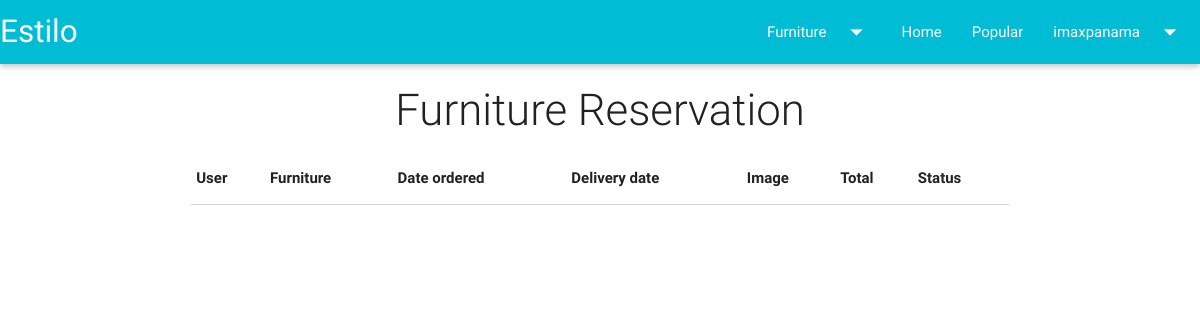
Before: /u-ver-reser.php (signed in) with the older database file.
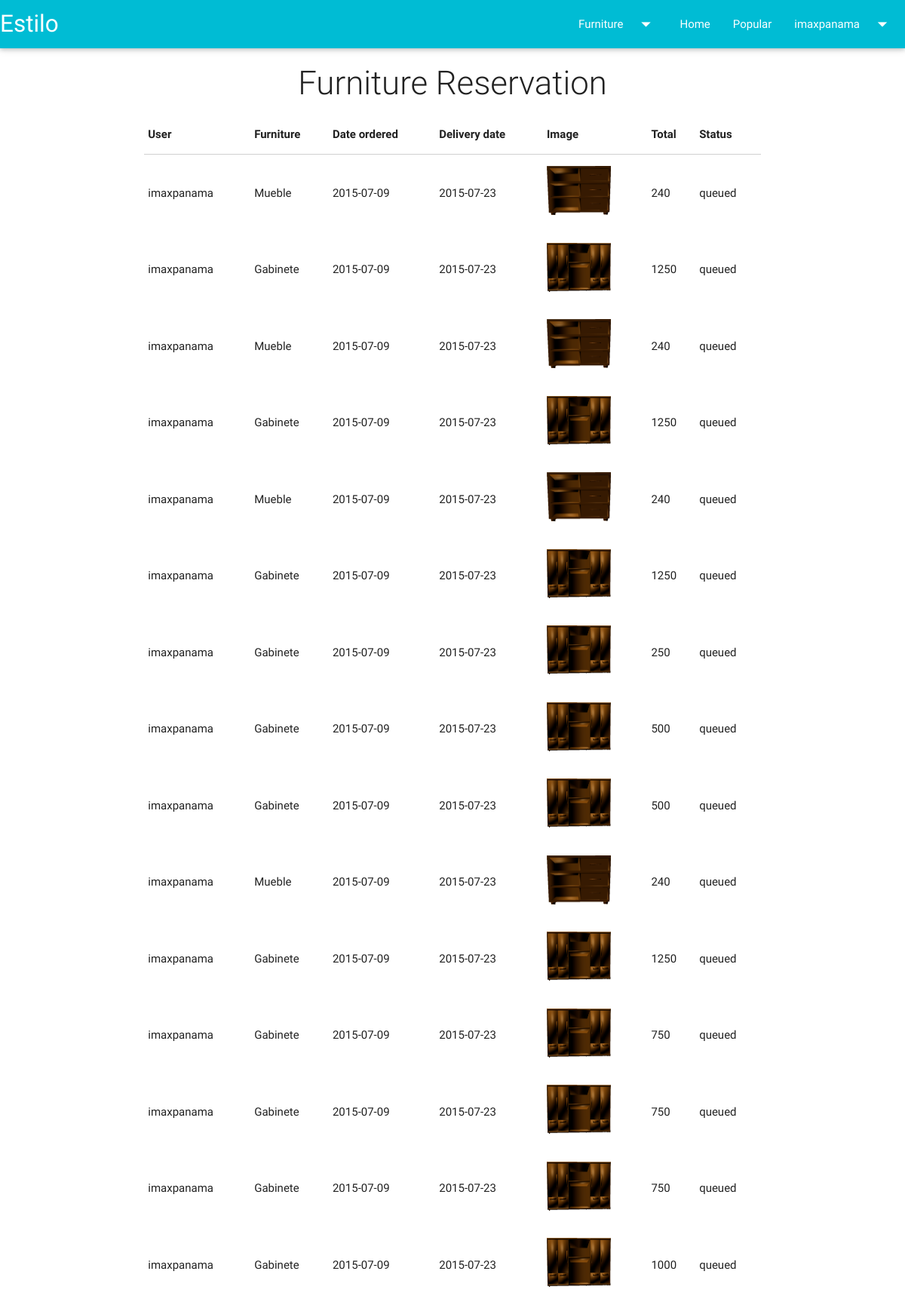
After: the same page with the newer database file.
### tables this page shows
CREATE TABLE IF NOT EXISTS `reserva` (
  `idreserva` int(5) NOT NULL AUTO_INCREMENT,
  `total` double NOT NULL,
  `fecha_ordenado` date NOT NULL,
  `fecha_entrega` date NOT NULL,
  `img` varchar(250) NOT NULL,
  `iduser` int(5) NOT NULL,
  `idmueble` int(5) NOT NULL,
  `estado` text NOT NULL,
  `orden` varchar(10) NOT NULL,
  `canti` int(11) NOT NULL,
  PRIMARY KEY (`idreserva`),
  KEY `iduser` (`iduser`),
  KEY `idmueble` (`idmueble`)
);

CREATE TABLE IF NOT EXISTS `usuario` (
  `iduser` int(5) NOT NULL AUTO_INCREMENT,
  `usuario` varchar(25) NOT NULL,
  `nombre` varchar(25) NOT NULL,
  `apellido` varchar(25) NOT NULL,
  `contra` varchar(100) NOT NULL,
  `correo` varchar(50) NOT NULL,
  `telefono` varchar(9) NOT NULL,
  `dui` varchar(10) NOT NULL,
  `tipo` varchar(10) NOT NULL,
  PRIMARY KEY (`iduser`)
);

CREATE TABLE IF NOT EXISTS `mueble` (
  `idmueble` int(5) NOT NULL AUTO_INCREMENT,
  `nombre` varchar(50) NOT NULL,
  `descri` varchar(500) NOT NULL,
  `tipo` varchar(50) NOT NULL,
  `precio` double DEFAULT NULL,
  `img` varchar(250) DEFAULT NULL,
  `vis` int(10) DEFAULT NULL,
  PRIMARY KEY (`idmueble`)
);

### u-ver-reser.php (the view, shortened to what this page needs)
<?php
if (isset($_SESSION['suser'])) {
  $id = $_SESSION['suser'];
$consulta = "SELECT * FROM reserva where iduser='".$id."'";
$result = mysql_query($consulta);
?>
<!doctype html>
<html lang="es">
<head>
  <link type="text/css" rel="stylesheet" href="css/style.css" media="screen, projection"/>
  <link type="text/css" rel="stylesheet" href="css/materialize.css"  media="screen,projection"/>
</head>
<body>
    <h3 class="light center">Furniture Reservation</h3>
    <div class="container">
      <div class="row">
    <table class="responsive-table col s12">
      <thead>
        <tr>
          <th>User</th>
          <th>Furniture</th>
          <th>Date ordered</th>
          <th>Delivery date</th>
          <th>Image</td>
          <th>Total</th>
          <th>Status</th>
        </tr>
     </thead>
       <?php while($row = mysqli_fetch_array($result)) {
        $sql = mysql_query("SELECT usuario FROM usuario WHERE iduser= '".$row['iduser']."'");
        $dato = mysql_fetch_array($sql);
        $user = $dato['usuario'];
        $sql0 = mysql_query("SELECT nombre FROM mueble WHERE idmueble= '".$row['idmueble']."'");
        $dato0 = mysql_fetch_array($sql0);
        $mueble = $dato0['nombre'];
        ?>
      <tr>
        <td><p><?php echo $user;?></p></td>
        <td><p><?php echo $mueble;?></p></td>
        <td><p><?php echo $row['fecha_ordenado'];?></p></td>
        <td><p><?php echo $row['fecha_entrega'];?></p></td>
        <td><img src="<?php echo $row['img'];?>" style="width: 85px; height:65px;"></td>
        <td><p><?php echo $row['total'];?></p></td>
        <td><p><?php echo $row['estado'];?></p></td>
        <?php } ?>
      </tr>
    </table>
      </div>
    </div>
</body>
</html>
 <?php
}else{
  echo '<script> alert("Unauthenticated user "); location.href = "index.php"; </script>';
}
  ?>

Changed rows visible on the page:
added reserva: iduser.usuario "imaxpanama", mueble.nombre "Mueble", fecha_ordenado "2015-07-09", fecha_entrega "2015-07-23", img (picture), total "240", estado "queued"
added reserva: iduser.usuario "imaxpanama", mueble.nombre "Gabinete", fecha_ordenado "2015-07-09", fecha_entrega "2015-07-23", img (picture), total "1250", estado "queued"
added reserva: iduser.usuario "imaxpanama", mueble.nombre "Mueble", fecha_ordenado "2015-07-09", fecha_entrega "2015-07-23", img (picture), total "240", estado "queued"
added reserva: iduser.usuario "imaxpanama", mueble.nombre "Gabinete", fecha_ordenado "2015-07-09", fecha_entrega "2015-07-23", img (picture), total "1250", estado "queued"
added reserva: iduser.usuario "imaxpanama", mueble.nombre "Mueble", fecha_ordenado "2015-07-09", fecha_entrega "2015-07-23", img (picture), total "240", estado "queued"
added reserva: iduser.usuario "imaxpanama", mueble.nombre "Gabinete", fecha_ordenado "2015-07-09", fecha_entrega "2015-07-23", img (picture), total "1250", estado "queued"
added reserva: iduser.usuario "imaxpanama", mueble.nombre "Gabinete", fecha_ordenado "2015-07-09", fecha_entrega "2015-07-23", img (picture), total "250", estado "queued"
added reserva: iduser.usuario "imaxpanama", mueble.nombre "Gabinete", fecha_ordenado "2015-07-09", fecha_entrega "2015-07-23", img (picture), total "500", estado "queued"
added reserva: iduser.usuario "imaxpanama", mueble.nombre "Gabinete", fecha_ordenado "2015-07-09", fecha_entrega "2015-07-23", img (picture), total "500", estado "queued"
added reserva: iduser.usuario "imaxpanama", mueble.nombre "Mueble", fecha_ordenado "2015-07-09", fecha_entrega "2015-07-23", img (picture), total "240", estado "queued"
added reserva: iduser.usuario "imaxpanama", mueble.nombre "Gabinete", fecha_ordenado "2015-07-09", fecha_entrega "2015-07-23", img (picture), total "1250", estado "queued"
added reserva: iduser.usuario "imaxpanama", mueble.nombre "Gabinete", fecha_ordenado "2015-07-09", fecha_entrega "2015-07-23", img (picture), total "750", estado "queued"
added reserva: iduser.usuario "imaxpanama", mueble.nombre "Gabinete", fecha_ordenado "2015-07-09", fecha_entrega "2015-07-23", img (picture), total "750", estado "queued"
added reserva: iduser.usuario "imaxpanama", mueble.nombre "Gabinete", fecha_ordenado "2015-07-09", fecha_entrega "2015-07-23", img (picture), total "750", estado "queued"
added reserva: iduser.usuario "imaxpanama", mueble.nombre "Gabinete", fecha_ordenado "2015-07-09", fecha_entrega "2015-07-23", img (picture), total "1000", estado "queued"
